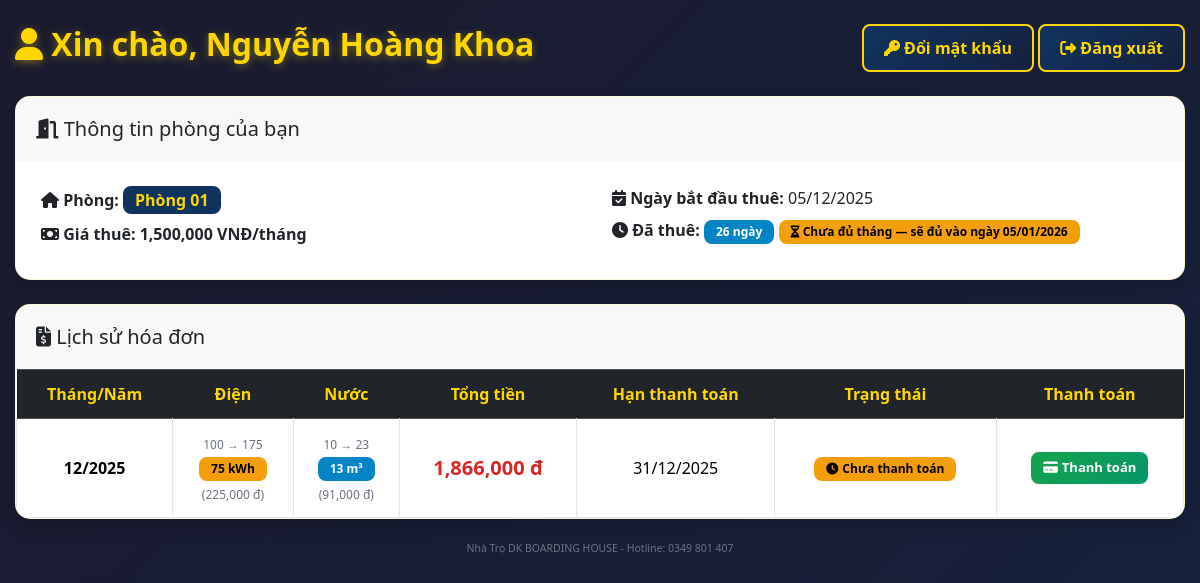
/tenant/tenant_home.php (signed in), run on the app's committed database.
### tables this page shows
CREATE TABLE `phong_tro` (
  `id` int(11) NOT NULL,
  `ten_phong` varchar(50) NOT NULL,
  `gia_thue` decimal(10,2) NOT NULL,
  `tien_coc` decimal(10,2) DEFAULT 0.00,
  `dien_tich` decimal(5,2) DEFAULT NULL,
  `so_nguoi_o_toi_da` tinyint(4) DEFAULT 2,
  `trang_thai` enum('trong','cho_duyet','da_thue','bao_tri') DEFAULT 'trong',
  `id_nguoi_thue` int(11) DEFAULT NULL,
  `ngay_bat_dau` date DEFAULT NULL,
  `ghi_chu` text DEFAULT NULL,
  `anh_phong` varchar(250) DEFAULT NULL,
  `co_dieu_hoa` tinyint(1) DEFAULT 0,
  `co_nong_lanh` tinyint(1) DEFAULT 0,
  `co_tu_lanh` tinyint(1) DEFAULT 0,
  `co_giu_xe` tinyint(1) DEFAULT 0,
  `co_ban_cong` tinyint(1) DEFAULT 0,
  `ngay_tao` timestamp NOT NULL DEFAULT current_timestamp(),
  `ngay_cap_nhat` timestamp NOT NULL DEFAULT current_timestamp() ON UPDATE current_timestamp()
);

CREATE TABLE `hoa_don` (
  `id` int(11) NOT NULL,
  `id_phong` int(11) NOT NULL,
  `id_nguoi_thue` int(11) NOT NULL,
  `thang` tinyint(4) NOT NULL,
  `nam` smallint(6) NOT NULL,
  `chi_so_dien_cu` int(11) DEFAULT 0,
  `chi_so_dien_moi` int(11) DEFAULT 0,
  `so_dien_tieu_thu` int(11) GENERATED ALWAYS AS (`chi_so_dien_moi` - `chi_so_dien_cu`) STORED,
  `don_gia_dien` decimal(10,2) DEFAULT 0.00,
  `tien_dien` decimal(10,2) GENERATED ALWAYS AS (`so_dien_tieu_thu` * `don_gia_dien`) STORED,
  `chi_so_nuoc_cu` int(11) DEFAULT 0,
  `chi_so_nuoc_moi` int(11) DEFAULT 0,
  `so_nuoc_tieu_thu` int(11) GENERATED ALWAYS AS (`chi_so_nuoc_moi` - `chi_so_nuoc_cu`) STORED,
  `don_gia_nuoc` decimal(10,2) DEFAULT 0.00,
  `tien_nuoc` decimal(10,2) GENERATED ALWAYS AS (`so_nuoc_tieu_thu` * `don_gia_nuoc`) STORED,
  `tien_phong` decimal(10,2) NOT NULL,
  `phi_khac` decimal(10,2) DEFAULT 0.00,
  `mo_ta_phi_khac` text DEFAULT NULL,
  `tong_tien` decimal(10,2) GENERATED ALWAYS AS (`tien_phong` + `tien_dien` + `tien_nuoc` + `phi_khac`) STORED,
  `trang_thai` enum('chua_thanh_toan','da_thanh_toan') DEFAULT 'chua_thanh_toan',
  `ngay_tao` timestamp NOT NULL DEFAULT current_timestamp(),
  `han_thanh_toan` date DEFAULT NULL,
  `ngay_thanh_toan` date DEFAULT NULL,
  `phuong_thuc_thanh_toan` enum('tien_mat','chuyen_khoan') DEFAULT NULL,
  `ghi_chu` text DEFAULT NULL
);

### src/tenant/tenant_home.php (the view, shortened to what this page needs)
<?php
require '../functions.php';
$id_nguoi_thue = intval($_SESSION['user_id']);
$cau_lenh_phong = mysqli_prepare($ket_noi, "SELECT * FROM phong_tro WHERE id_nguoi_thue = ?");
mysqli_stmt_bind_param($cau_lenh_phong, "i", $id_nguoi_thue);
mysqli_stmt_execute($cau_lenh_phong);
$ket_qua_phong = mysqli_stmt_get_result($cau_lenh_phong);
$phong = mysqli_fetch_assoc($ket_qua_phong);
if ($phong) {
    $id_phong = $phong['id'];
    $cau_lenh_hoa_don = mysqli_prepare($ket_noi, "
        SELECT
            id,
            thang,
            nam,
            chi_so_dien_cu,
            chi_so_dien_moi,
            so_dien_tieu_thu,
            don_gia_dien,
            tien_dien,
            chi_so_nuoc_cu,
            chi_so_nuoc_moi,
            so_nuoc_tieu_thu,
            don_gia_nuoc,
            tien_nuoc,
            tien_phong,
            phi_khac,
            mo_ta_phi_khac,
            tong_tien,
            trang_thai,
            han_thanh_toan,
            ngay_thanh_toan,
            phuong_thuc_thanh_toan
        FROM hoa_don
        WHERE id_phong = ?
        ORDER BY nam DESC, thang DESC
    ");
    mysqli_stmt_bind_param($cau_lenh_hoa_don, "i", $id_phong);
    mysqli_stmt_execute($cau_lenh_hoa_don);
    $danh_sach_hoa_don = mysqli_stmt_get_result($cau_lenh_hoa_don);
    $ngay_bat_dau = $phong['ngay_bat_dau'] ?? null;
    if ($ngay_bat_dau) {
        $ngay_bat_dau = date('Y-m-d', strtotime($ngay_bat_dau));
        $ngay_hien_tai = date('Y-m-d');
        $so_ngay_thue = (strtotime($ngay_hien_tai) - strtotime($ngay_bat_dau)) / (60 * 60 * 24);
        $so_ngay_thue = max(0, floor($so_ngay_thue));
        $ngay_day_du_thang = date('Y-m-d', strtotime('+1 month', strtotime($ngay_bat_dau)));
        $du_1_thang = ($ngay_hien_tai >= $ngay_day_du_thang);
    } else {
        $so_ngay_thue = 0;
        $du_1_thang = false;
        $ngay_day_du_thang = null;
    }
} else {
    $danh_sach_hoa_don = false;
}
?>
<!DOCTYPE html>
<html lang="en">
<head>
    <link rel="stylesheet" href="https://cdnjs.cloudflare.com/ajax/libs/font-awesome/6.5.0/css/all.min.css">
    <link href="https://cdn.jsdelivr.net/npm/bootstrap@5.3.2/dist/css/bootstrap.min.css" rel="stylesheet">
    <link rel="stylesheet" href="../assets/css/style_tenant_home.css?v=<?php echo time(); ?>">
</head>
<body>
    <div class="container mt-4">
        <div class="d-flex justify-content-between align-items-center mb-4">
            <h2><i class="fa-solid fa-user"></i> Xin chào, <?= htmlspecialchars($_SESSION['ho_ten']) ?></h2>
            <div>
                <a href="tenant_profile.php" class="btn btn-primary">
                    <i class="fa-solid fa-key"></i> Đổi mật khẩu
                </a>
                <a href="../logout.php" class="btn btn-primary">
                    <i class="fa-solid fa-right-from-bracket"></i> Đăng xuất
                </a>
            </div>
        </div>
        <?php if ($phong) { ?>
            <div class="card mb-4 shadow">
                <div class="card-header">
                    <h5 class="mb-0"><i class="fa-solid fa-door-open"></i> Thông tin phòng của bạn</h5>
                </div>
                <div class="card-body">
                    <div class="row">
                        <div class="col-md-6">
                            <p class="mb-2">
                                <strong><i class="fa-solid fa-home"></i> Phòng:</strong>
                                <span class="badge bg-primary fs-6"><?= htmlspecialchars($phong['ten_phong']) ?></span>
                            </p>
                            <p class="mb-2">
                                <strong><i class="fa-solid fa-money-bill"></i> Giá thuê:</strong>
                                <span class="text-dark fw-bold"><?= number_format($phong['gia_thue']) ?> VNĐ/tháng</span>
                            </p>
                        </div>
                        <div class="col-md-6">
                            <p class="mb-2">
                                <strong><i class="fa-solid fa-calendar-check"></i> Ngày bắt đầu thuê:</strong>
                                <?= $ngay_bat_dau ? date('d/m/Y', strtotime($ngay_bat_dau)) : '<span class="text-muted">Chưa xác định</span>' ?>
                            </p>
                            <p class="mb-2">
                                <strong><i class="fa-solid fa-clock"></i> Đã thuê:</strong>
                                <span class="badge bg-info"><?= $so_ngay_thue ?> ngày</span>
                                <?php
                                    if ($ngay_bat_dau) {
                                        if ($du_1_thang) {
                                            echo " <span class='badge bg-danger'><i class='fa-solid fa-exclamation-triangle'></i> Đã đủ 1 tháng — cần thanh toán</span>";
                                        } else {
                                            $ngay_du = date('d/m/Y', strtotime($ngay_day_du_thang));
                                            echo " <span class='badge bg-warning text-dark'><i class='fa-solid fa-hourglass-half'></i> Chưa đủ tháng — sẽ đủ vào ngày $ngay_du</span>";
                                        }
                                    }
                                ?>
                            </p>
                        </div>
                    </div>
                </div>
            </div>
            <div class="card shadow">
                <div class="card-header">
                    <h5 class="mb-0"><i class="fa-solid fa-file-invoice-dollar"></i> Lịch sử hóa đơn</h5>
                </div>
                <div class="card-body p-0">
                    <div class="table-responsive">
                        <table class="table table-hover table-bordered text-center mb-0">
                            <thead class="table-dark">
                                <tr>
                                    <th>Tháng/Năm</th>
                                    <th>Điện</th>
                                    <th>Nước</th>
                                    <th>Tổng tiền</th>
                                    <th>Hạn thanh toán</th>
                                    <th>Trạng thái</th>
                                    <th>Thanh toán</th>
                                </tr>
                            </thead>
                            <tbody>
                                <?php
                                    if ($danh_sach_hoa_don && mysqli_num_rows($danh_sach_hoa_don) > 0) {
                                        while ($hd = mysqli_fetch_assoc($danh_sach_hoa_don)) {
                                            $today = date('Y-m-d');
                                            $han_tt = $hd['han_thanh_toan'];
                                            $is_overdue = ($han_tt && $han_tt < $today && $hd['trang_thai'] == 'chua_thanh_toan');
                                            if ($hd['trang_thai'] == 'da_thanh_toan') {
                                                $badge_class = 'success';
                                                $badge_text = '<i class="fas fa-check-circle me-1"></i>Đã thanh toán';
                                            } else if ($is_overdue) {
                                                $badge_class = 'danger overdue';
                                                $badge_text = '<i class="fas fa-exclamation-triangle me-1"></i>Quá hạn';
                                            } else {
                                                $badge_class = 'warning';
                                                $badge_text = '<i class="fas fa-clock me-1"></i>Chưa thanh toán';
                                            }
                                            echo "<tr>
                                                    <td><strong>{$hd['thang']}/{$hd['nam']}</strong></td>
                                                    <td>
                                                        <small class='text-muted'>{$hd['chi_so_dien_cu']} → {$hd['chi_so_dien_moi']}</small>
                                                        <br><span class='badge bg-warning text-dark'>{$hd['so_dien_tieu_thu']} kWh</span>
                                                        <br><small class='text-muted'>(" . number_format($hd['tien_dien']) . " đ)</small>
                                                    </td>
                                                    <td>
                                                        <small class='text-muted'>{$hd['chi_so_nuoc_cu']} → {$hd['chi_so_nuoc_moi']}</small>
                                                        <br><span class='badge bg-info'>{$hd['so_nuoc_tieu_thu']} m³</span>
                                                        <br><small class='text-muted'>(" . number_format($hd['tien_nuoc']) . " đ)</small>
                                                    </td>
                                                    <td>
                                                        <strong class='text-danger fs-5'>" . number_format($hd['tong_tien']) . " đ</strong>
                                                    </td>
                                                    <td>";
                                            if ($hd['han_thanh_toan']) {
                                                $class_han = $is_overdue ? 'text-danger fw-bold' : '';
                                                echo "<span class='$class_han'>" . date('d/m/Y', strtotime($hd['han_thanh_toan'])) . "</span>";
                                            } else {
                                                echo "<span class='text-muted'>Chưa có</span>";
                                            }
                                            echo "</td>
                                                    <td>
                                                        <span class='badge bg-{$badge_class}'>{$badge_text}</span>
                                                    </td>
                                                    <td>";
                                            if ($hd['trang_thai'] == 'chua_thanh_toan') {
                                                echo "<button class='btn btn-success btn-sm' onclick='showPaymentModal(" . json_encode($hd) . ", \"" . htmlspecialchars($phong['ten_phong']) . "\")'>
                                                        <i class='fas fa-credit-card me-1'></i>Thanh toán
                                                      </button>";
                                            } else {
                                                echo "<span class='text-success'><i class='fas fa-check-double'></i> Hoàn tất</span>";
                                                if ($hd['ngay_thanh_toan']) {
                                                    echo "<br><small class='text-muted'>" . date('d/m/Y', strtotime($hd['ngay_thanh_toan'])) . "</small>";
                                                }
                                            }
                                            echo "</td>
                                                </tr>";
                                        }
                                    } else {
                                        echo "<tr><td colspan='7' class='text-muted'>
                                            <i class='fa-solid fa-inbox'></i> Chưa có hóa đơn nào!
                                        </td></tr>";
                                    }
                                ?>
                            </tbody>
                        </table>
                    </div>
                </div>
            </div>
        <?php } ?>
        <div class="mt-3 text-center text-muted">
            <small>Nhà Trọ DK BOARDING HOUSE - Hotline: 0349 801 407</small>
        </div>
    </div>
</body>
</html>

### src/assets/css/style_tenant_home.css (style rules this page uses)
* { margin: 0; padding: 0; box-sizing: border-box; }
body { font-family: 'Segoe UI', Tahoma, Geneva, Verdana, sans-serif; background: linear-gradient(135deg, #1a1a2e 0%, #16213e 100%); min-height: 100vh; padding-bottom: 30px; }
h2 { color: #ffd700; font-weight: 700; text-shadow: 0 2px 8px rgba(255, 215, 0, 0.4); }
.card { border: none; border-radius: 15px; box-shadow: 0 4px 12px rgba(0, 0, 0, 0.3); margin-bottom: 20px; overflow: hidden; border: 1px solid rgba(255, 215, 0, 0.2); }
.card-header { border-bottom: none; padding: 20px; font-weight: 700; }
.card-body { padding: 25px; background: white; }
.text-danger { color: #dc2626 !important; }
.text-muted { color: #6b7280 !important; font-size: 12px; }
.btn { border-radius: 8px; font-weight: 600; padding: 10px 20px; transition: all 0.3s ease; border: none; }
.btn-success { background: linear-gradient(135deg, #16a34a 0%, #059669 100%); color: white; }
.btn-primary { background: linear-gradient(135deg, #0f3460 0%, #16213e 100%); color: #ffd700; border: 2px solid #ffd700; }
.btn-sm { padding: 6px 12px; font-size: 13px; }
.table { background: white; margin-bottom: 0; }
.table-dark { background: linear-gradient(135deg, #0f3460 0%, #16213e 100%); color: white; }
.table-dark th { border: none; padding: 15px 10px; font-weight: 600; color: #ffd700; }
.table-bordered td, .table-bordered th { border-color: #e5e7eb; padding: 12px 10px; vertical-align: middle; }
.badge { padding: 6px 12px; font-weight: 600; font-size: 12px; border-radius: 8px; }
.bg-warning { background-color: #f59e0b !important; color: #000 !important; }
.bg-primary { background-color: #0f3460 !important; color: #ffd700 !important; }
.bg-info { background-color: #0284c7 !important; color: white !important; }
.mt-4 { margin-top: 1.5rem !important; }
.mb-4 { margin-bottom: 1.5rem !important; }
.p-0 { padding: 0 !important; }
.d-flex { display: flex !important; }
.justify-content-between { justify-content: space-between !important; }
.align-items-center { align-items: center !important; }
.table-responsive { overflow-x: auto; -webkit-overflow-scrolling: touch; }
.container { max-width: 1200px; margin: 0 auto; padding: 0 15px; }

### data on the page
phong_tro: ten_phong "Phòng 01", gia_thue "1,500,000", ngay_bat_dau "05/12/2025", ngay_bat_dau "26", ngay_bat_dau "05/01/2026"
hoa_don: thang "12", nam "2025", chi_so_dien_cu "100", chi_so_dien_moi "175", so_dien_tieu_thu "75", tien_dien "225,000", chi_so_nuoc_cu "10", chi_so_nuoc_moi "23", so_nuoc_tieu_thu "13", tien_nuoc "91,000", tong_tien "1,866,000", han_thanh_toan "31/12/2025", shows "Chưa thanh toán"

### other printed values
$_SESSION['ho_ten'] "Nguyễn Hoàng Khoa"
